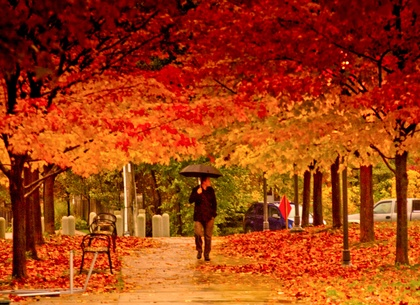
%> input picture ImageDecolorization/html/img/autumn.jpg, 420 x 305 px, shrunk from 1000 x 727 before the run
$ octave --eval "result = CPD2gray(imread('html/img/autumn.jpg'));"   (GNU Octave 9; MATLAB toolbox functions it lacks are replaced by stand-ins)
%> lines starting %> are read from the running program, lines starting %| are printed output that depends on the picture; in (x1, y1, x2, y2) boxes, pixels count from 0 and x2, y2 are one past the last pixel; in counts of white or black regions, pixels touching at a corner belong together; the program's own positions count from 1
function [gIm, origIm] = CPD2gray(im)
	% input 'im' is a color image
	% output gIm is the resulting grayscale image
    [h, w, c] = size(im);
	% DO: Convert the input to LAB space
    lab = rgb2lab(im); l = lab(:,:,1); a = lab(:,:,2); b = lab(:,:,3);
    imgs = initparams(im);
    tic
    im_delta_x = cal_delta([1,-1],l,a,b); im_delta_y = cal_delta([1;-1],l,a,b);
    imgs_delta_x = cal_deltas([1,-1],imgs); imgs_delta_y = cal_deltas([1;-1],imgs);

    maskx = find_strong_order(imgs_delta_x{1}, imgs_delta_x{2}, imgs_delta_x{3});
    masky = find_strong_order(imgs_delta_y{1}, imgs_delta_y{2}, imgs_delta_y{3});
    w = [0; 0; 0; 0; 0; 0; 0; 0; 0];
    %calculate w

    for i = 1:15
        %calculate beta
        beta_x = cal_beta(w, im_delta_x, imgs_delta_x, maskx);
        beta_y = cal_beta(w, im_delta_y, imgs_delta_y, masky);

        %x-diff
        right = (2*beta_x-1) .* imgs_delta_x{1} .* im_delta_x;
        right = sum(sum(right));
        left = compose_left(imgs_delta_x, 1);

        for j = 2:9
            rightt = (2*beta_x-1) .* imgs_delta_x{j} .* im_delta_x;
            right = cat(1, right, sum(sum(rightt)));
            leftt =  compose_left(imgs_delta_x, j);
            left = cat(1, left, leftt);
        end
        %y-diff
        for j = 1:9
          rightt = (2*beta_y-1) .* imgs_delta_y{j} .* im_delta_y;
          right(j) = right(j) + sum(sum(rightt));
          leftt =  compose_left(imgs_delta_y, j);
          left(j,:) = left(j,:)+leftt;
        end

        w = left\right;
%         disp(w);
    end
    toc
    origIm = w(1) * imgs{1} ;
    for i = 2:9
       origIm = origIm + w(i) * imgs{i};
    end

	% Normalization and output gIm
	gIm = (origIm - min(origIm(:)))/ (max(origIm(:)) - min(origIm(:)));

end

function imgs = initparams(img)
%     [h w c] = size(img);
    imgs = cell(9,1);
    %index 1-9 for r, g, b, rr, gg, bb, rg, gb, rb
    r = img(:,:,1); g = img(:,:,2); b = img(:,:,3);
    imgs{1} = r;    imgs{2} = g;    imgs{3} = b;
    imgs{4} = r.^2; imgs{5} = g.^2; imgs{6} = b.^2;
    imgs{7} = r.*g; imgs{8} = g.*b; imgs{9} = r.*b;
end

function delta = cal_delta(filter, l, a, b)
    l = imfilter(l, filter, 'replicate');
    a = imfilter(a, filter, 'replicate');
    b = imfilter(b, filter, 'replicate');
    delta = sqrt(l.^2 + a.^2 + b.^2).*sign(l);
end

function deltas = cal_deltas(filter, imgs)
    [counts,~] = size(imgs);
    deltas = cell(counts,1);
    for i = 1:counts
       deltas{i} = imfilter(imgs{i}, filter, 'replicate');
    end
end

function mask = find_strong_order(deltar, deltag, deltab)
    mask = ones(size(deltar));
    maskr = deltar > 0; maskg = deltag > 0; maskb = deltab > 0;
    maskbig = maskr & maskg & maskb;
    maskr = deltar < 0; maskg = deltag < 0; maskb = deltab < 0;
    masksml = maskr & maskg & maskb;
    maskbs = maskbig | masksml;
    mask(~maskbs) = 0.5;
end

function beta = cal_beta(w, theta, l, mask)
    amount_l = w(1)*l{1} + w(2)*l{2} + w(3)*l{3};
    amount_l = amount_l + w(4)*l{4} + w(5)*l{5} + w(6)*l{6};
    amount_l = amount_l + w(7)*l{7} + w(8)*l{8} + w(9)*l{9};
    G1 = normpdf(amount_l, theta, 15); G2 = normpdf(amount_l, -theta,15);
    G = G1.*mask + G2.*(1-mask);
    beta = G1.*mask ./ max(G, eps);
    beta(mask>0.5) = 1;
end

function left = compose_left(imgs_delta, j)
    left1 = imgs_delta{1} .* imgs_delta{j}; left1 = left1(:);
    left2 = imgs_delta{2} .* imgs_delta{j}; left2 = left2(:);
    left3 = imgs_delta{3} .* imgs_delta{j}; left3 = left3(:);
    left4 = imgs_delta{4} .* imgs_delta{j}; left4 = left4(:);
    left5 = imgs_delta{5} .* imgs_delta{j}; left5 = left5(:);
    left6 = imgs_delta{6} .* imgs_delta{j}; left6 = left6(:);
    left7 = imgs_delta{7} .* imgs_delta{j}; left7 = left7(:);
    left8 = imgs_delta{8} .* imgs_delta{j}; left8 = left8(:);
    left9 = imgs_delta{9} .* imgs_delta{j}; left9 = left9(:);
    left = cat(2, sum(sum(left1)), sum(sum(left2)), sum(sum(left3)), ...
            sum(sum(left4)), sum(sum(left5)), sum(sum(left6)), sum(sum(left7)), sum(sum(left8)), sum(sum(left9)));
end
%> in CPD2gray, `lab = rgb2lab(im)`: lab: size 305x420x3 double; mean of channels 1, 2, 3 40.6, 37.6, 45.1
%> in initparams, `b = img(:,:,3)`:
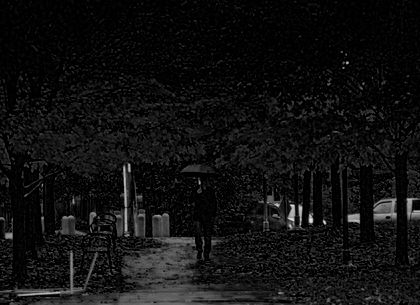
%> b: size 305x420 uint8; min 0, max 225, mean 16.3
%> in CPD2gray, `imgs = initparams(im);`: imgs = 9 items
%> call 2 of cal_delta, with filter = [1; -1]
%> in cal_delta (call 2), `b = imfilter(b, filter, 'replicate');`:
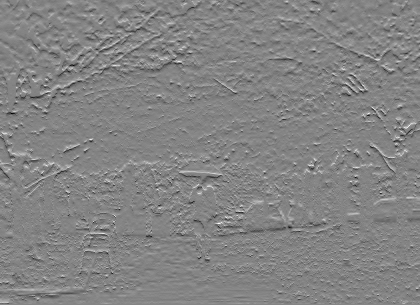
%> b: size 305x420 double; min -42.23, max 39.26, mean -0.1; drawn with min black and max white
%> in cal_deltas, `[counts,~] = size(imgs);`: counts = 9
%> in cal_deltas, `deltas = cell(counts,1);`: deltas = {[], [], [], [], [], [], [], [], []}
%> the loop in cal_deltas, `for i = 1:counts` made 9 passes
%> after the loop in cal_deltas, `for i = 1:counts`: deltas = 9 items
%> the loop in cal_deltas (call 2), `for i = 1:counts` made 9 passes
%> in find_strong_order, `mask = ones(size(deltar));`: mask: size 305x420 double; every value is 1
%> in find_strong_order, `maskr = deltar > 0`:
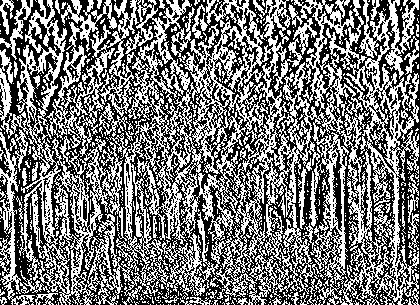
%> maskr: size 305x420 logical; 47% white in thin lines or dots
%> in find_strong_order, `maskg = deltag > 0`: maskg: size 305x420 logical; 44.4% white in thin lines or dots
%> in find_strong_order, `maskb = deltab > 0`: maskb: size 305x420 logical; 38.8% white in thin lines or dots
%> in find_strong_order, `maskbig = maskr & maskg & maskb;`: maskbig: size 305x420 logical; 29.1% white in thin lines or dots
%> in find_strong_order, `maskr = deltar < 0`: maskr: size 305x420 logical; every value is 0
%> in find_strong_order, `mask(~maskbs) = 0.5;`: mask: size 305x420 double; values 0.5 (black) and 1 (white), 29.1% white in thin lines or dots
%> in find_strong_order (call 2), `maskr = deltar > 0`: maskr: size 305x420 logical; 47% white in thin lines or dots
%> in find_strong_order (call 2), `maskg = deltag > 0`: maskg: size 305x420 logical; 43.7% white in thin lines or dots
%> in find_strong_order (call 2), `maskb = deltab > 0`: maskb: size 305x420 logical; 38.7% white in thin lines or dots
%> in find_strong_order (call 2), `maskbig = maskr & maskg & maskb;`:
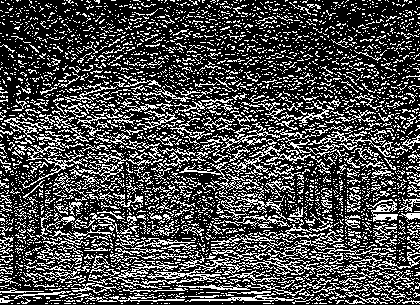
%> maskbig: size 305x420 logical; 29.2% white in thin lines or dots
%> in find_strong_order (call 2), `mask(~maskbs) = 0.5;`: mask: size 305x420 double; values 0.5 (black) and 1 (white), 29.2% white in thin lines or dots
%> the loop in CPD2gray, `for i = 1:15` made 15 passes
%> pass 1, in CPD2gray, `right = (2*beta_x-1) .* imgs_delta_x{1} .* im_delta_x;`:
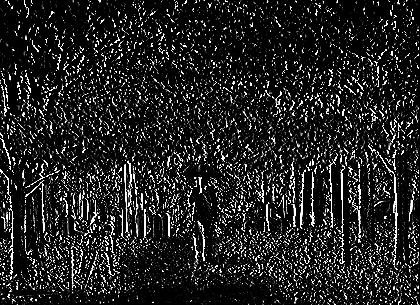
%> right: size 305x420 uint8; min 0, max 255, mean 35
%> pass 1, in compose_left, `left2 = imgs_delta{2} .* imgs_delta{j}`:
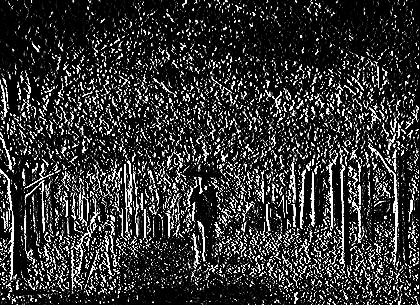
%> left2: size 305x420 uint8; min 0, max 255, mean 51.4
%> after the loop in CPD2gray, `for i = 1:15`: left = [16246293 13298533 10562346 268313 4972341 11798139 3852120 8997817 8661257; 13298533 13599577 10492520 46570 4803605 11358323 4144520 8786621 8444661; 10562346 10492520 9865022 46758 3180085 11753147 2689454 8846489 9301720; 268313 46570 46758 325793 56786 60237 77268 42025 84023; 4972341 4803605 3180085 56786 6381444 4131382 4508087 4421315 4087559; 11798139 11358323 11753147 60237 4131382 14322245 2917146 10264342 9682269; 3852120 4144520 2689454 77268 4508087 2917146 5056109 3140756 2807714; 8997817 8786621 8846489 42025 4421315 10264342 3140756 10703479 9412074; 8661257 8444661 9301720 84023 4087559 9682269 2807714 9412074 10307589]; right = [9249871; 8850906; 7328244; 30257; 2997091; 10327007; 2293413; 8100735; 7777373]
%> `result = CPD2gray(imread('html/img/autumn.jpg'));`:
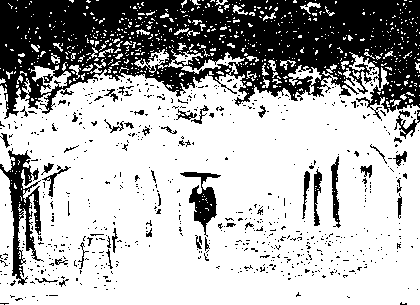
%> result: size 305x420 uint8; values 0 (black) and 1 (white), 69.3% white; 666 black regions (620 under 20 px), largest, box (x1, y1, x2, y2) and area: (0, 0, 420, 121) 31322, (0, 148, 44, 285) 2055, (180, 172, 221, 237) 930

$ run again, on ImageDecolorization/html/img/ball.jpg
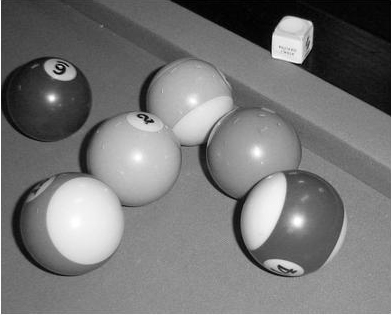
%> input picture ImageDecolorization/html/img/ball.jpg, 391 x 315 px
%> lab: size 315x391x3 double; mean of channels 1, 2, 3 48.8, 0, 0
%> imgs = 9 items
%> counts = 9
%> in cal_deltas, `deltas = cell(counts,1);`: deltas = {[], [], [], [], [], [], [], [], []}
%> the loop in cal_deltas, `for i = 1:counts` made 9 passes
%> after the loop in cal_deltas, `for i = 1:counts`: deltas = 9 items
%> the loop in cal_deltas (call 2), `for i = 1:counts` made 9 passes
%> in find_strong_order, `maskr = deltar > 0`:
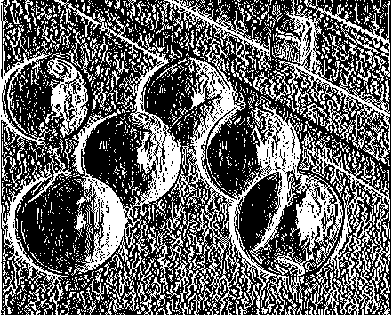
%> maskr: size 315x391 logical; 39% white in thin lines or dots
%> after the loop in CPD2gray, `for i = 1:15`: left = [2963705 2963705 2963705 472044 472044 472044 472044 472044 472044; 2963705 2963705 2963705 472044 472044 472044 472044 472044 472044; 2963705 2963705 2963705 472044 472044 472044 472044 472044 472044; 472044 472044 472044 959858 959858 959858 959858 959858 959858; 472044 472044 472044 959858 959858 959858 959858 959858 959858; 472044 472044 472044 959858 959858 959858 959858 959858 959858; 472044 472044 472044 959858 959858 959858 959858 959858 959858; 472044 472044 472044 959858 959858 959858 959858 959858 959858; 472044 472044 472044 959858 959858 959858 959858 959858 959858]; right = [1790130; 1790130; 1790130; 268889; 268889; 268889; 268889; 268889; 268889]
%> `result = CPD2gray(imread('html/img/autumn.jpg'));`:
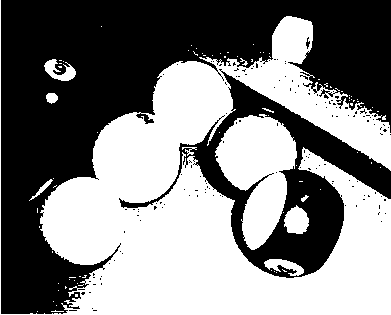
%> result: size 315x391 uint8; values 0 (black) and 1 (white), 50.1% white; 143 black regions (140 under 20 px), largest, box (x1, y1, x2, y2) and area: (1, 0, 391, 314) 48124, (119, 69, 391, 278) 12943, (306, 37, 310, 49) 25

$ run again, on ImageDecolorization/html/img/balll.jpg
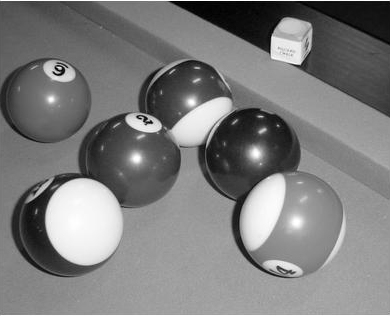
%> input picture ImageDecolorization/html/img/balll.jpg, 390 x 316 px
%> lab: size 316x390x3 double; mean of channels 1, 2, 3 51.2, 0, 0
%> imgs = 9 items
%> counts = 9
%> in cal_deltas, `deltas = cell(counts,1);`: deltas = {[], [], [], [], [], [], [], [], []}
%> the loop in cal_deltas, `for i = 1:counts` made 9 passes
%> after the loop in cal_deltas, `for i = 1:counts`: deltas = 9 items
%> the loop in cal_deltas (call 2), `for i = 1:counts` made 9 passes
%> after the loop in CPD2gray, `for i = 1:15`: left = [3247226 3247226 3247226 298329 298329 298329 298329 298329 298329; 3247226 3247226 3247226 298329 298329 298329 298329 298329 298329; 3247226 3247226 3247226 298329 298329 298329 298329 298329 298329; 298329 298329 298329 523204 523204 523204 523204 523204 523204; 298329 298329 298329 523204 523204 523204 523204 523204 523204; 298329 298329 298329 523204 523204 523204 523204 523204 523204; 298329 298329 298329 523204 523204 523204 523204 523204 523204; 298329 298329 298329 523204 523204 523204 523204 523204 523204; 298329 298329 298329 523204 523204 523204 523204 523204 523204]; right = [2124362; 2124362; 2124362; 200625; 200625; 200625; 200625; 200625; 200625]
%> `result = CPD2gray(imread('html/img/autumn.jpg'));`:
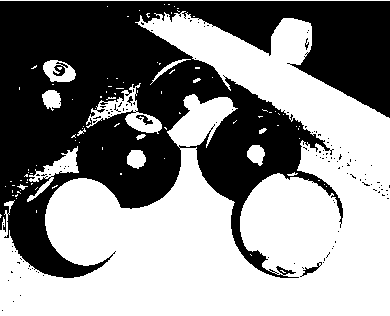
%> result: size 316x390 uint8; values 0 (black) and 1 (white), 54.4% white; 125 black regions (119 under 20 px), largest, box (x1, y1, x2, y2) and area: (0, 1, 390, 278) 55586, (53, 62, 68, 76) 102, (300, 262, 322, 277) 86, (136, 115, 153, 125) 69, (127, 96, 133, 106) 25, (305, 38, 309, 50) 22
